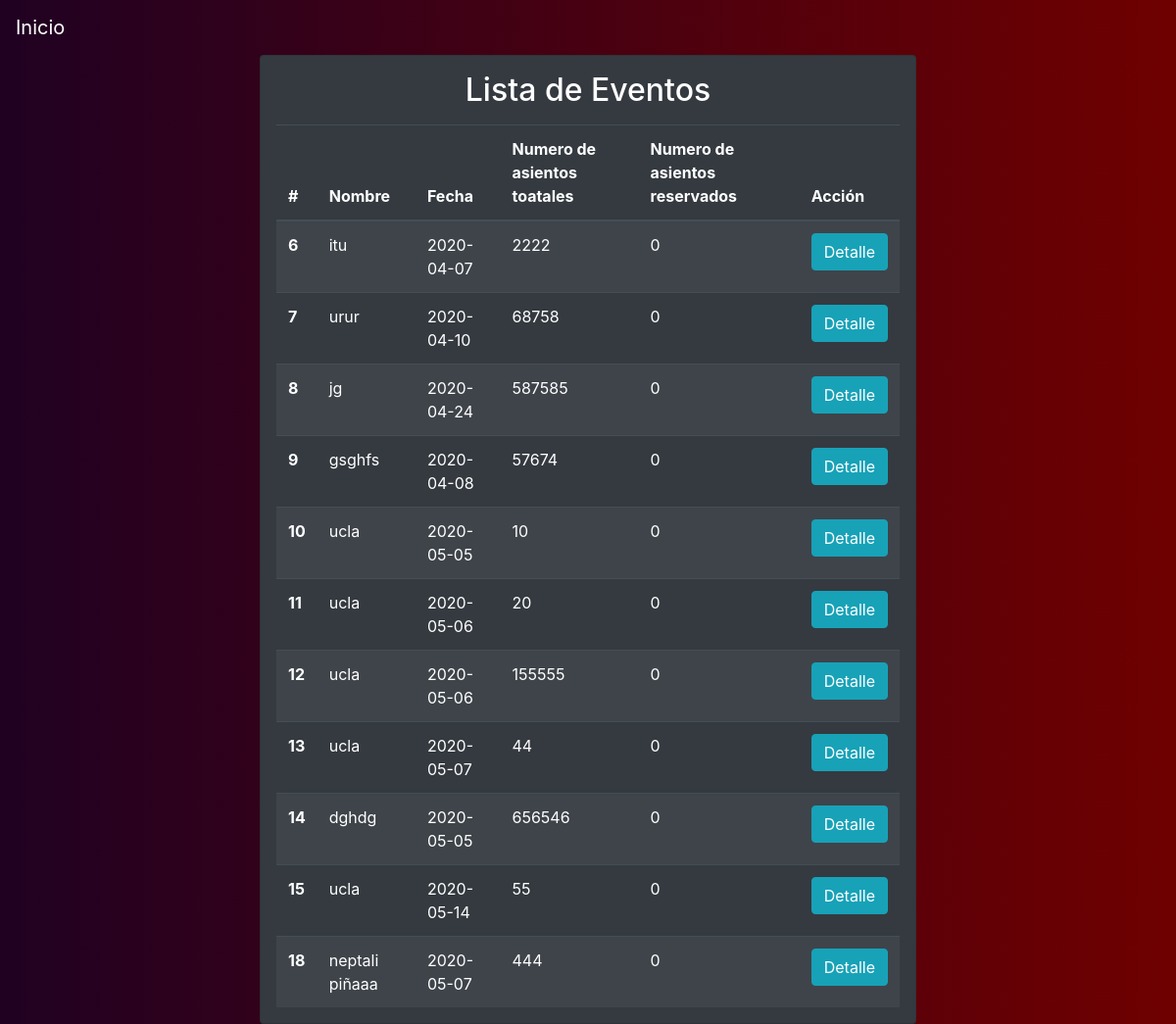
The app's page /events-inactive, older data.
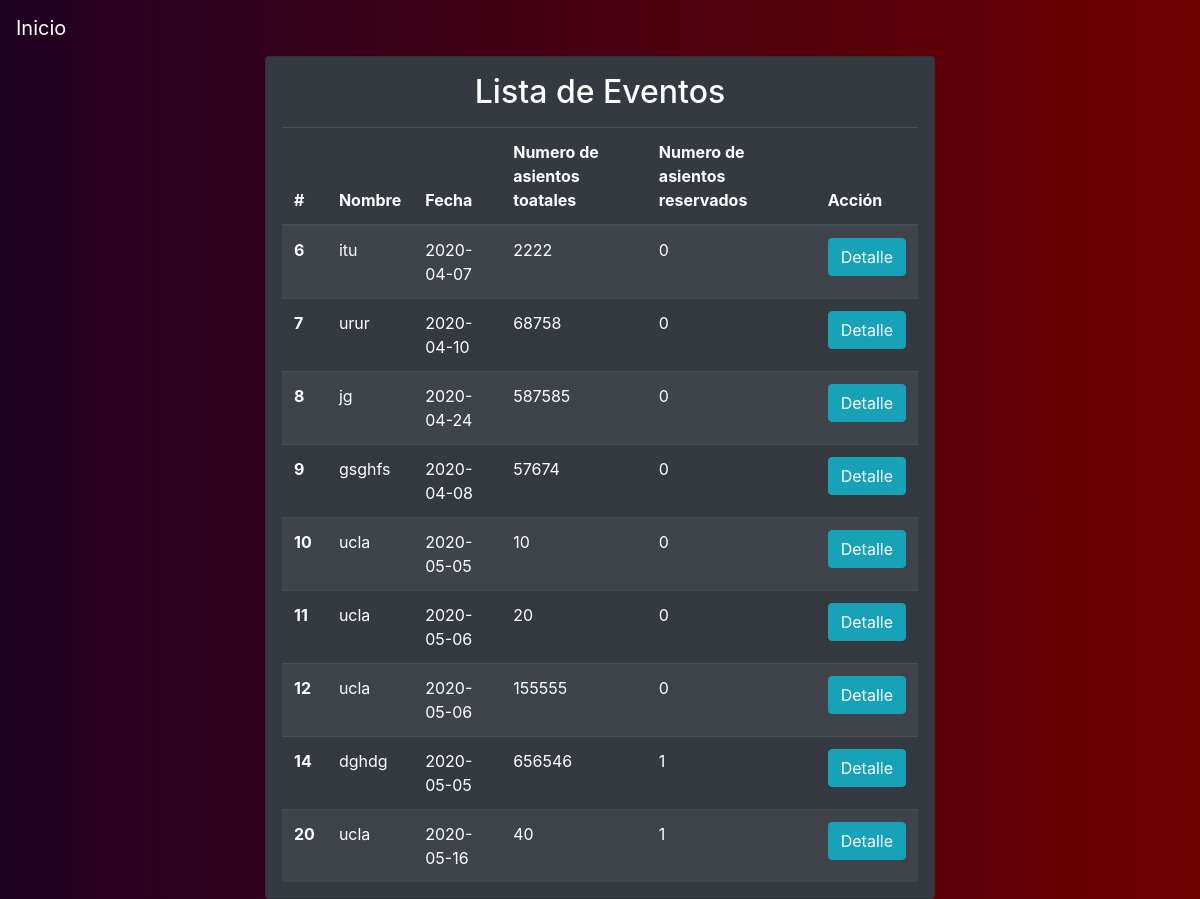
The same page, newer data.
### tables this page shows
CREATE TABLE "Evento"
(
	id INTEGER not null
		constraint Evento_pk
			primary key autoincrement,
	nombre text not null,
	fecha date not null,
	numero_asientos_total int not null,
	numero_asientos_reservados int not null
);

### app.py (the view)
@app.route("/events-inactive")
def events_inactive():
    date = datetime.now().date()
    events = query_db('SELECT * FROM Evento WHERE fecha <= ?', [date])
    return render_template('events_inactive.html', events=events)

### app.py (called while the page is built)
def make_dicts(cursor, row):
    return dict((cursor.description[idx][0], value)
                for idx, value in enumerate(row))

def get_db():
    db = getattr(g, '_database', None)
    if db is None:
        db = g._database = sqlite3.connect(DATABASE)
        db.row_factory = make_dicts
    return db

@app.teardown_appcontext
def close_connection(exception):
    db = getattr(g, '_database', None)
    if db is not None:
        db.close()

def query_db(query, args=(), one=False):
    cur = get_db().execute(query, args)
    rv = cur.fetchall()
    cur.close()
    return (rv[0] if rv else None) if one else rv

### templates/events_inactive.html
{% extends 'layout.html' %}
{% block body %}
<div class="container-fluid">
    <div class="bg-custom row align-items-center justify-content-center vh-100">
        <div class="col-md-7">
            <div class="card bg-dark">
                <div class="car-body text-white mx-3">
                    <h2 class="card-title text-center mt-3"> Lista de Eventos</h2>
                    <table class="table table-striped table-dark my-3 ">
                      <thead>
                        <tr>
                          <th scope="col">#</th>
                          <th scope="col">Nombre</th>
                          <th scope="col">Fecha</th>
                          <th scope="col">Numero de asientos toatales</th>
                          <th scope="col">Numero de asientos reservados</th>
                          <th scope="col">Acción</th>
                        </tr>
                      </thead>
                      <tbody>
                      {% for event in events%}
                        <tr>
                          <th scope="row">{{ event.id }}</th>
                          <td>{{ event.nombre }}</td>
                          <td>{{ event.fecha }}</td>
                          <td>{{ event.numero_asientos_total }}</td>
                          <td>{{ event.numero_asientos_reservados }}</td>
                          <td>
                              <a class="btn btn-info" href="/detail-event/{{event.id}}/{{ event.nombre }}"> Detalle</a>
                          </td>
                        </tr>
                      {% endfor %}
                      </tbody>
                    </table>
                </div>
            </div>
        </div>
    </div>
</div>
{% endblock %}

### templates/layout.html (shortened to what this page needs)
<!DOCTYPE html>
<html lang="en">
    <head>
        <link rel="stylesheet" href="https://stackpath.bootstrapcdn.com/bootstrap/4.4.1/css/bootstrap.min.css"
>
        <link rel="stylesheet" href="{{ url_for('static', filename='css/custom.css') }}">
    </head>
    <body>
        <nav class=" bg-custom navbar navbar-light bg-light">
            <a class="navbar-brand text-white" href="/">Inicio</a>
        </nav>
        {% block body%}
        {% endblock %}
    </body>
</html>

### static/css/custom.css (style rules this page uses)
.bg-custom { background: #200122; background: -webkit-linear-gradient(to right,#200122, #6f0000); background: linear-gradient(to right, #200122, #6f0000); }
body { background: #200122; background: -webkit-linear-gradient(to right,#200122, #6f0000); background: linear-gradient(to right, #200122, #6f0000); }

Row changes from the older to the newer data that the page shows:
removed Evento: id "13", nombre "ucla", fecha "2020-05-07", numero_asientos_total "44", numero_asientos_reservados "0"
removed Evento: id "15", nombre "ucla", fecha "2020-05-14", numero_asientos_total "55", numero_asientos_reservados "0"
removed Evento: id "18", nombre "neptali piñaaa", fecha "2020-05-07", numero_asientos_total "444", numero_asientos_reservados "0"
changed Evento "dghdg": numero_asientos_reservados "0" → "1"
added Evento: id "20", nombre "ucla", fecha "2020-05-16", numero_asientos_total "40", numero_asientos_reservados "1"
